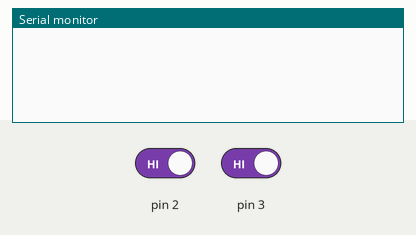
This sketch was run on a simulated Arduino Uno, built with avr-gcc and run on an emulated ATmega328P. On the bench: the last lines printed to the serial monitor. The test bench sets the inputs (shaded band); at power-on: pin 2 HIGH, pin 3 HIGH.

Above: at 1.2 s.
1.3 s: pin 2 driven LOW
At 2.4 s:
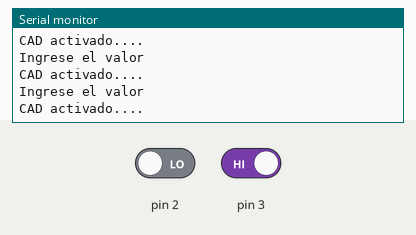
2.8 s: pin 2 driven HIGH and pin 3 driven LOW
At 4.0 s:
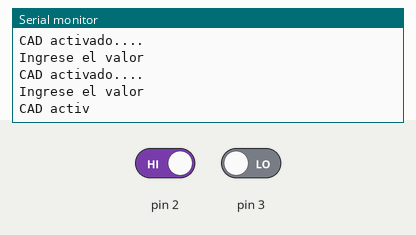
4.3 s: pin 3 driven HIGH
At 4.7 s:
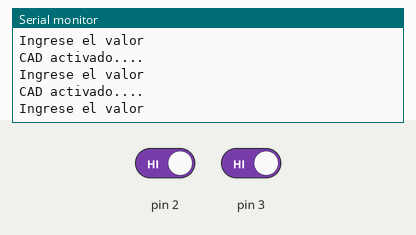
5.8 s: pin 2 driven LOW
At 6.9 s:
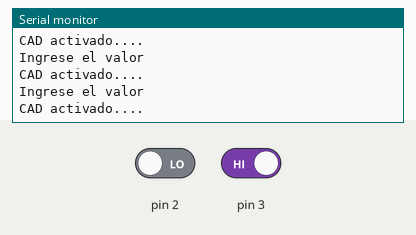

Measured:
- after the input at 1.3 s, the serial monitor: prints a new line at once (image 1)
- after the input at 4.3 s, the serial monitor: prints a new line at once (image 3)

The sketch:

CuaicalA_Tarea8.ino
```cpp
# include <avr/power.h>
# include <avr/sleep.h>
# include <avr/wdt.h>
# include <MsTimer2.h>
void (* resetFunc)(void) = 0;
int r = 0;
int on = 0;

boolean y = false;
void setup() {
  Serial.begin(9600);
  MsTimer2::set(1000, reloj);
  MsTimer2::start();
  set_sleep_mode(SLEEP_MODE_IDLE);
  sleep_enable();
  attachInterrupt(0, configuracion, LOW);
  attachInterrupt(1, datos, LOW);

}

void loop() {
  if (r == 60) {
    Serial.println("Reiniciando Sistema....");
    delay(1000);
    resetFunc();
  } else {
    power_adc_enable();
   // Serial.println(String("Lectura: ") + String(analogRead(0)));
    sleep_enable();
  }
}
void reloj() {
  if (r < 60) {
    r++;


  }
}
void configuracion() {
  switch (on){
    case 0:
    Serial.println("CAD activado....");
    on++ ;
    break;
    case 1:
    Serial.println("Ingrese el valor");
    on++;
    break;
    case 2:
    on=0;
    break;
    }
}
void datos(){
  if(on==1){
    power_adc_enable();
    Serial.println(String("Lectura: ") + String(analogRead(0)));
    sleep_enable();
    }
  }
```
